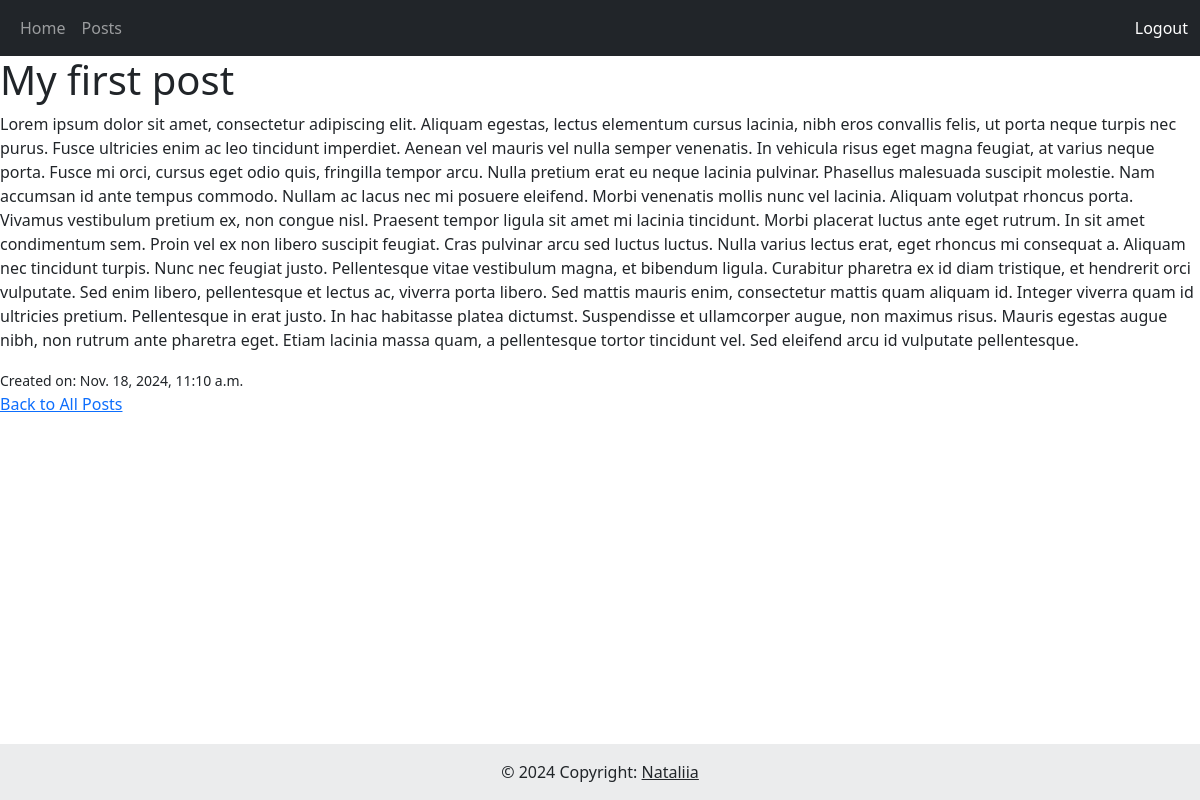
The app's page /post/1/ (signed in) with its own data.
### post/models.py (models this page shows, shortened)
class Post(models.Model):
    title = models.CharField(max_length=200)
    content = models.TextField()
    created = models.DateTimeField(auto_now_add=True)

### post/views.py (the view)
# urls.py: path('<int:id>/', views.post_detail, name='post_detail'),
def post_detail(request, id):
    post = get_object_or_404(Post, id=id)
    return render(request, 'post/postDetail.html', {'post': post})

### templates/post/postDetail.html (shortened to what this page needs)
{% extends 'base.html' %}
{% block content %}
    <h1>{{ post.title }}</h1>
    <p>{{ post.content }}</p>
    <small>Created on: {{ post.created }}</small>
    <br />
    <a href="{% url 'post_list' %}">Back to All Posts</a>
{% endblock %}

### records on screen
Post: title "My first post", content "Lorem ipsum dolor sit amet, consectetur adipiscing elit. Aliquam egestas, lectus elementum cursus lacinia, nibh eros convallis felis, ut porta neque turpis nec purus. Fusce ultricies enim ac leo tincidunt imperdiet. Aenean vel mauris vel nulla semper venenatis. In vehicula risus eget magna feugiat, at varius neque porta. Fusce mi orci, cursus eget odio quis, fringilla tempor arcu. Nulla pretium erat eu neque lacinia pulvinar. Phasellus malesuada suscipit molestie. Nam accumsan id ante tempus commodo. Nullam ac lacus nec mi posuere eleifend. Morbi venenatis mollis nunc vel lacinia. Aliquam volutpat rhoncus porta. Vivamus vestibulum pretium ex, non congue nisl. Praesent tempor ligula sit amet…", created "Nov. 18, 2024, 11:10 a.m."
